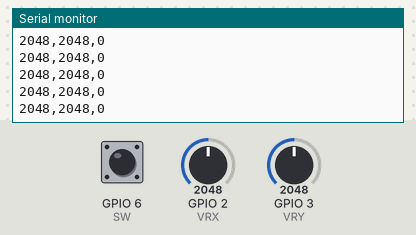
A sketch run on a simulated ESP32-C3. On the bench: the last lines printed to the serial monitor. The test bench sets the inputs (shaded band); at power-on: GPIO 2 (VRX) = 2048, GPIO 3 (VRY) = 2048, GPIO 6 (SW) HIGH (analog values on the 0–4095 scale).

Above: at 1.2 s.
1.3 s: GPIO 2 (VRX) set to 2866
At 1.32 s:
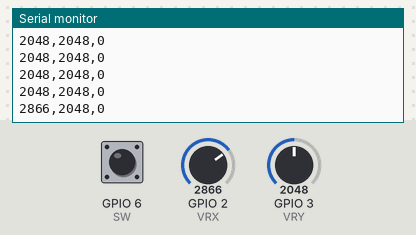
2.8 s: GPIO 3 (VRY) set to 2866
At 2.83 s:
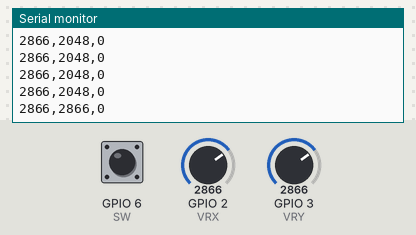
4.3 s: GPIO 6 (SW) pulled LOW for 0.15 s
At 4.34 s:
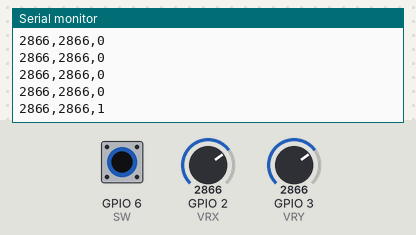
5.9 s: GPIO 2 (VRX) set to 3603
At 5.9 s:
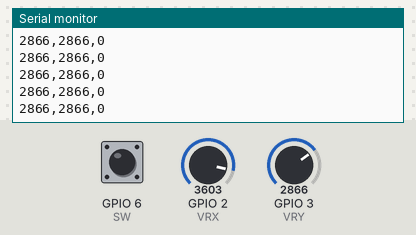
7.4 s: GPIO 6 (SW) pulled LOW for 1 s
At 7.46 s:
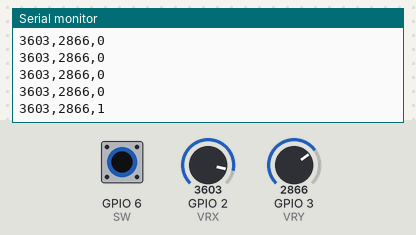
9.9 s: GPIO 3 (VRY) set to 3603
At 9.93 s:
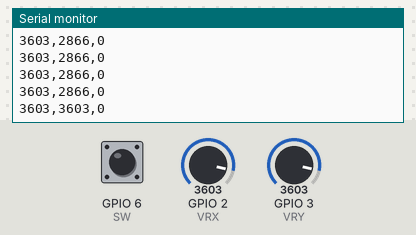
Timing chart, 0 to 12.4 s (numbered marks = the images above; inputs shaded):
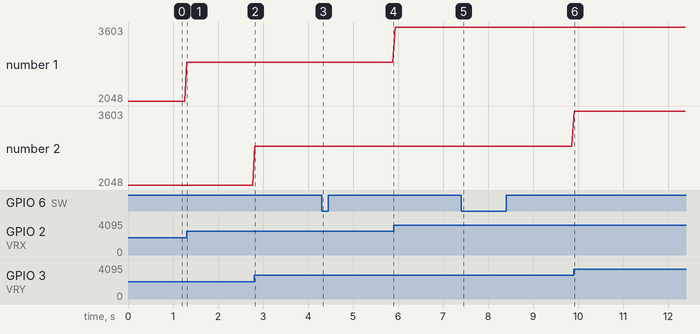

Measured:
- after the input at 1.3 s, the serial monitor: prints a new line at once (image 1)
- after the input at 2.8 s, the serial monitor: prints a new line at once (image 2)
- after the input at 4.3 s, the serial monitor: prints a new line at once (image 3)
- after the input at 7.4 s, the serial monitor: prints a new line after 0.05 s (image 5)
- after the input at 9.9 s, the serial monitor: prints a new line at once (image 6)
- plotted number 1: 2048 → 2866 after the input at 1.3 s, 2866 → 3603 after the input at 5.9 s

The sketch:

c3_joystick.ino
```cpp
// ESP32-C3 Mini joystick -> plain serial (X,Y,button). Read by joy_serial.py on laptop.
#define VRX 2
#define VRY 3
#define SW  6
int lastSW=HIGH;
void setup(){Serial.begin(115200);pinMode(SW,INPUT_PULLUP);analogReadResolution(12);}
void loop(){
  int x=analogRead(VRX), y=analogRead(VRY), sw=digitalRead(SW), btn=0;
  if(lastSW==HIGH && sw==LOW) btn=1;
  lastSW=sw;
  Serial.print(x);Serial.print(",");Serial.print(y);Serial.print(",");Serial.println(btn);
  delay(50);
}
```
